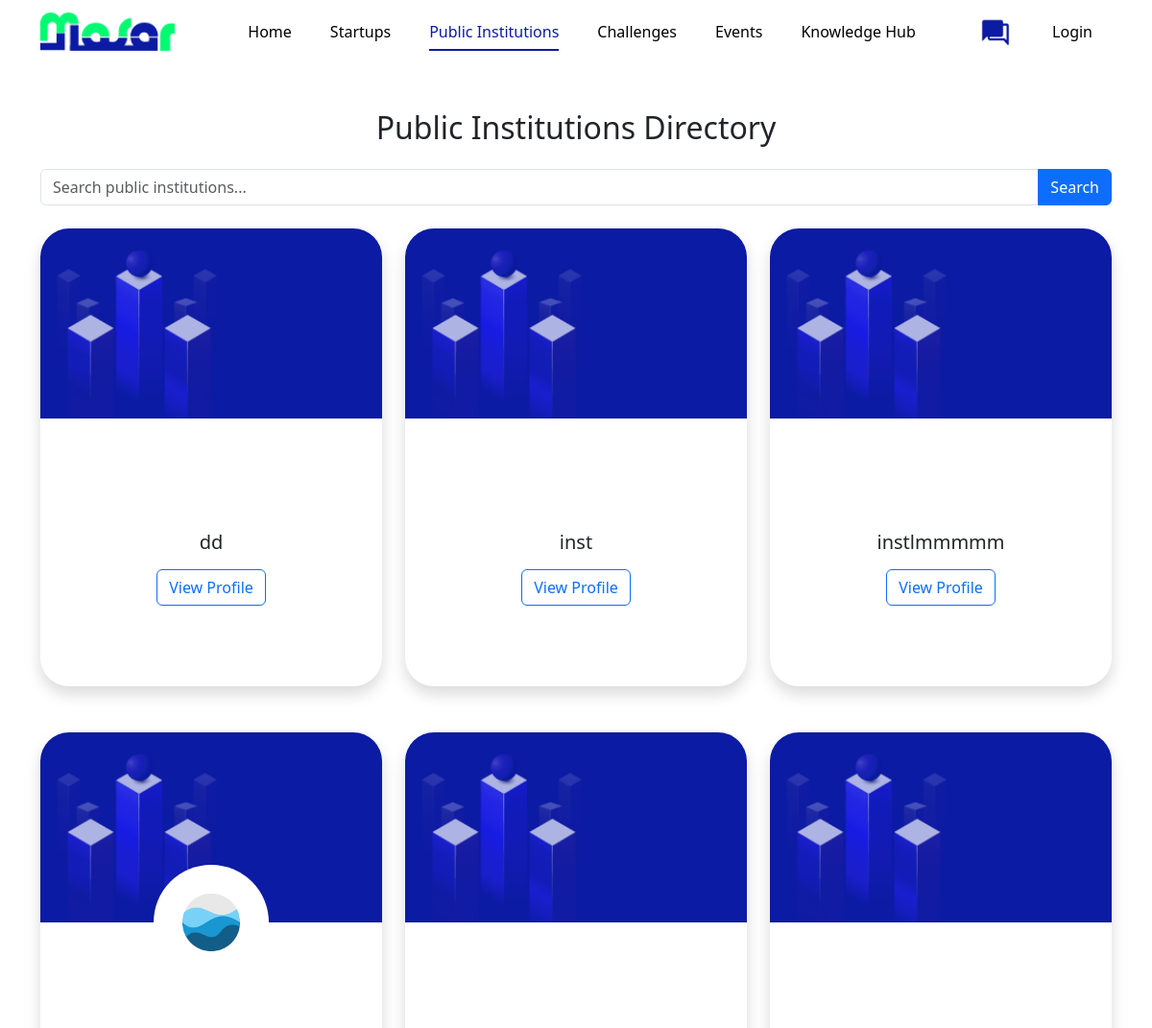
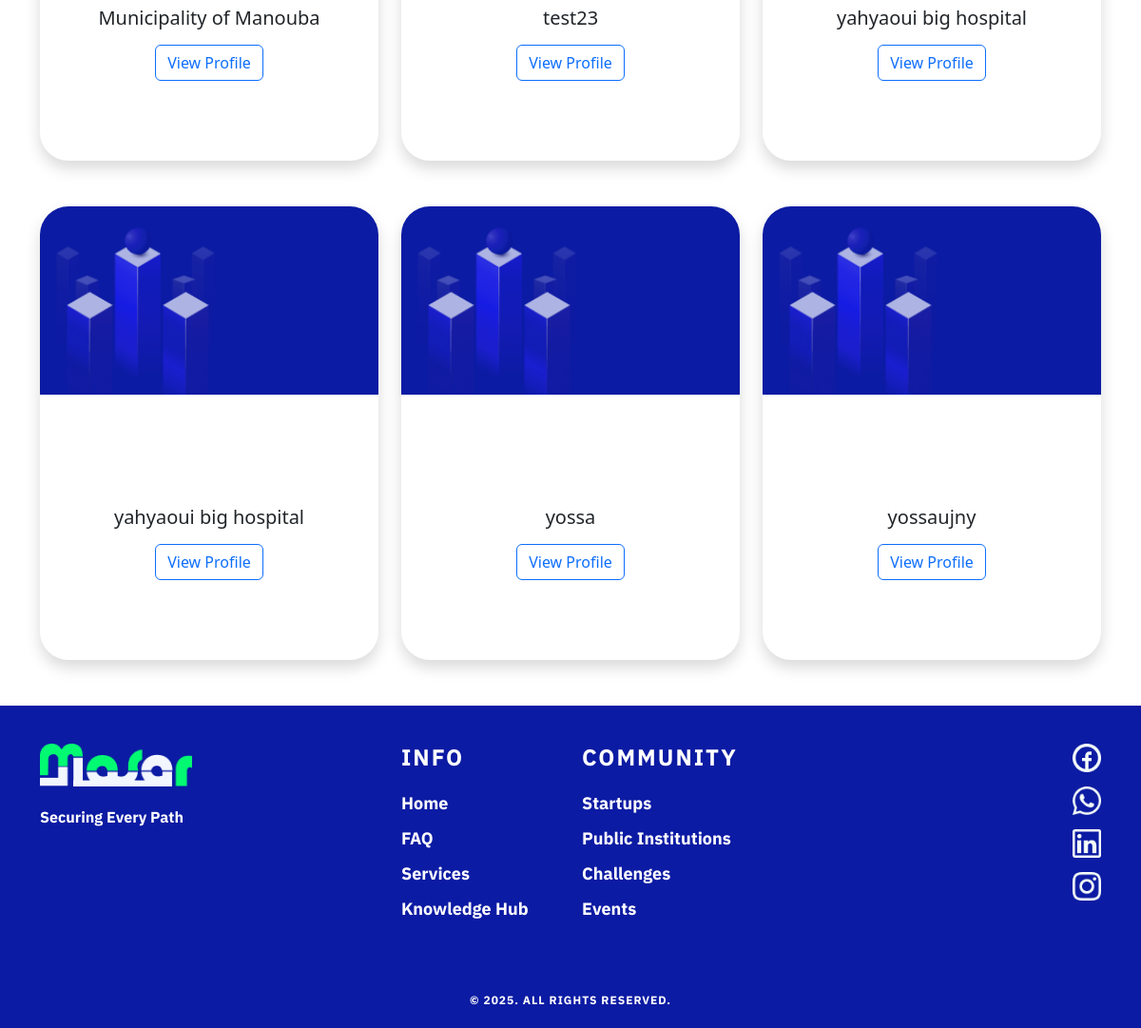
The app's page /front_office/pages/public_institutions_list.php with its own data (2 pictures, top to bottom).
### tables this page shows
CREATE TABLE `public_institutions` (
  `institution_id` int(11) NOT NULL,
  `user_id` int(11) DEFAULT NULL,
  `institution_name` varchar(150) NOT NULL,
  `unique_identifier` varchar(50) NOT NULL,
  `commercial_register` varchar(255) NOT NULL,
  `description` text DEFAULT NULL,
  `contact_email` varchar(100) DEFAULT NULL,
  `logo` varchar(255) DEFAULT NULL,
  `type` varchar(100) DEFAULT NULL,
  `about_section` text DEFAULT NULL,
  `phone_number` varchar(20) DEFAULT NULL,
  `address` text DEFAULT NULL,
  `website_url` varchar(255) DEFAULT NULL,
  `facebook_link` varchar(255) DEFAULT NULL,
  `linkedin_link` varchar(255) DEFAULT NULL,
  `x_link` varchar(255) DEFAULT NULL,
  `instagram_link` varchar(255) DEFAULT NULL
);

### front_office/pages/public_institutions_list.php (the view, shortened to what this page needs)
<?php
include('../includes/db.php');
$search = '';
if (isset($_GET['search']) && !empty(trim($_GET['search']))) {
    $search = mysqli_real_escape_string($conn, trim($_GET['search']));
    $query = "SELECT * FROM public_institutions WHERE institution_name LIKE '%$search%' OR description LIKE '%$search%' ORDER BY institution_name ASC";
} else {
    $query = "SELECT * FROM public_institutions ORDER BY institution_name ASC";
}
$result = mysqli_query($conn, $query);
?>
<!DOCTYPE html>
<html lang="en">
<head>
    <link href="https://cdn.jsdelivr.net/npm/bootstrap@5.1.3/dist/css/bootstrap.min.css" rel="stylesheet">
</head>
<body>
<?php include('../components/navbar.php'); ?>
<div class="container mt-5">
    <h2 class="mb-4 text-center">Public Institutions Directory</h2>
    <form method="GET" action="" class="mb-4">
        <div class="input-group">
            <input type="text" name="search" class="form-control" placeholder="Search public institutions..." value="<?php echo htmlspecialchars($search); ?>">
            <button class="btn btn-primary" type="submit">Search</button>
        </div>
    </form>
    <div class="row">
        <?php if (mysqli_num_rows($result) > 0): ?>
            <?php while ($institution = mysqli_fetch_assoc($result)): ?>
                <div class="col-md-4 mb-4">
                    <div class="profile-info mb-4 shadow" style="height: 477px; position: relative; border-radius: 30px;">
<div class="top-child text-center" style="height: 198px; width: 100%; background-image: url('../images/account_bg.png'); background-size: cover; background-position: center; position: relative; border-radius: 30px 30px 0 0;">
                            <?php if (!empty($institution['logo'])): ?>
                                <img src="../uploads/<?php echo htmlspecialchars($institution['logo']); ?>"
                                     class="rounded-circle"
                                     alt="Logo"
                                     style="
                                        width: 120px;
                                        height: 120px;
                                        object-fit: cover;
                                        position: absolute;
                                        bottom: -60px;
                                        left: 50%;
                                        transform: translateX(-50%);
                                     ">
                            <?php endif; ?>
                        </div>
                         <div style="height: 45px;"></div>
                        <div class="card-body text-center mt-5 pt-4 px-3">
                            <h5 class="card-title"><?php echo htmlspecialchars($institution['institution_name']); ?></h5>
                            <a href="view_institution_profile.php?id=<?php echo $institution['user_id']; ?>&type=institution" class="btn btn-outline-primary">View Profile</a>
                        </div>
                    </div>
                </div>
            <?php endwhile; ?>
        <?php else: ?>
            <p class="text-center text-muted">
                No public institutions<?php echo $search ? ' found for "' . htmlspecialchars($search) . '"' : ''; ?>.
            </p>
        <?php endif; ?>
    </div>
</div>
<?php include('../components/footer.php'); ?>
</body>
</html>

### front_office/components/navbar.php (style rules this page uses)
body { font-family: 'IBM Plex Sans', sans-serif; margin: 0; background: #222; }

### front_office/components/footer.php (style rules this page uses)
body { margin: 0; padding: 0; }

### records on screen
public_institutions: institution_name "dd"
public_institutions: institution_name "inst"
public_institutions: institution_name "instlmmmmm"
public_institutions: logo (picture), institution_name "Municipality of Manouba"
public_institutions: institution_name "test23"
public_institutions: institution_name "yahyaoui big hospital"
public_institutions: institution_name "yahyaoui big hospital"
public_institutions: institution_name "yossa"
public_institutions: institution_name "yossaujny"
